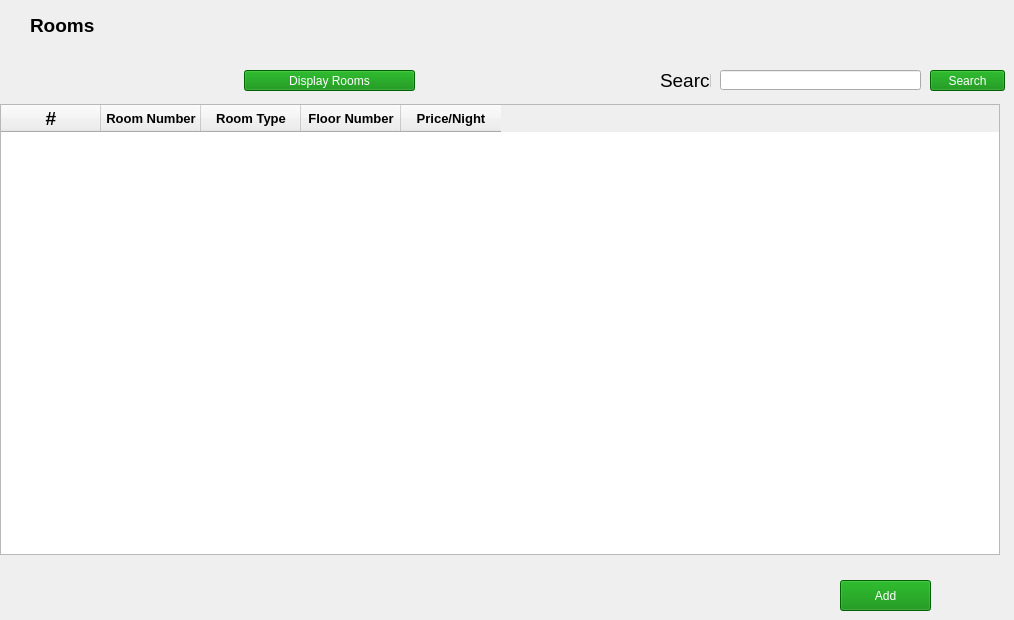
        <widget class="QWidget" name="tab_4">
         <attribute name="title">
          <string>Rooms</string>
         </attribute>
         <widget class="QPushButton" name="pushButton_10">
          <property name="geometry">
           <rect>
            <x>840</x>
            <y>580</y>
            <width>91</width>
            <height>31</height>
           </rect>
          </property>
          <property name="styleSheet">
           <string notr="true">QPushButton {
	
	font: 75 16pt &quot;Segoe UI&quot;;
	
	background-color: rgb(0, 136, 0);
	color: rgb(255, 255, 255);
 }

QPushButton::hover
{

	
	background-color: rgb(0, 255, 0);
}</string>
          </property>
          <property name="text">
           <string>Add</string>
          </property>
         </widget>
         <widget class="QTableWidget" name="tableWidget">
          <property name="geometry">
           <rect>
            <x>0</x>
            <y>104</y>
            <width>1000</width>
            <height>451</height>
           </rect>
          </property>
          <column>
           <property name="text">
            <string>#</string>
           </property>
           <property name="font">
            <font>
             <pointsize>14</pointsize>
             <weight>75</weight>
             <bold>true</bold>
            </font>
           </property>
           <property name="textAlignment">
            <set>AlignCenter</set>
           </property>
          </column>
          <column>
           <property name="text">
            <string>Room Number</string>
           </property>
           <property name="font">
            <font>
             <pointsize>10</pointsize>
             <weight>75</weight>
             <bold>true</bold>
            </font>
           </property>
           <property name="textAlignment">
            <set>AlignCenter</set>
           </property>
          </column>
          <column>
           <property name="text">
            <string>Room Type</string>
           </property>
           <property name="font">
            <font>
             <pointsize>10</pointsize>
             <weight>75</weight>
             <bold>true</bold>
            </font>
           </property>
           <property name="textAlignment">
            <set>AlignCenter</set>
           </property>
          </column>
          <column>
           <property name="text">
            <string>Floor Number</string>
           </property>
           <property name="font">
            <font>
             <pointsize>10</pointsize>
             <weight>75</weight>
             <bold>true</bold>
            </font>
           </property>
           <property name="textAlignment">
            <set>AlignCenter</set>
           </property>
          </column>
          <column>
           <property name="text">
            <string>Price/Night</string>
           </property>
           <property name="font">
            <font>
             <pointsize>10</pointsize>
             <weight>75</weight>
             <bold>true</bold>
            </font>
           </property>
           <property name="textAlignment">
            <set>AlignCenter</set>
           </property>
          </column>
         </widget>
         <widget class="QLabel" name="label">
          <property name="geometry">
           <rect>
            <x>30</x>
            <y>10</y>
            <width>71</width>
            <height>31</height>
           </rect>
          </property>
          <property name="font">
           <font>
            <family>Segoe UI</family>
            <pointsize>14</pointsize>
            <weight>75</weight>
            <italic>false</italic>
            <bold>true</bold>
           </font>
          </property>
          <property name="styleSheet">
           <string notr="true">QLabel{
font-weight:bold;
}</string>
          </property>
          <property name="text">
           <string>Rooms</string>
          </property>
         </widget>
         <widget class="QLabel" name="label_78">
          <property name="geometry">
           <rect>
            <x>660</x>
            <y>70</y>
            <width>51</width>
            <height>21</height>
           </rect>
          </property>
          <property name="font">
           <font>
            <family>Segoe UI</family>
            <pointsize>14</pointsize>
            <weight>9</weight>
            <italic>false</italic>
            <bold>false</bold>
           </font>
          </property>
          <property name="text">
           <string>Search</string>
          </property>
         </widget>
         <widget class="QLineEdit" name="lineEdit_47">
          <property name="geometry">
           <rect>
            <x>720</x>
            <y>70</y>
            <width>201</width>
            <height>20</height>
           </rect>
          </property>
         </widget>
         <widget class="QPushButton" name="pushButton_38">
          <property name="geometry">
           <rect>
            <x>244</x>
            <y>70</y>
            <width>171</width>
            <height>21</height>
           </rect>
          </property>
          <property name="styleSheet">
           <string notr="true">QPushButton {
	
	font: 75 10pt &quot;Segoe UI&quot;;
	
	background-color: rgb(0, 136, 0);
	color: rgb(255, 255, 255);
 }

QPushButton::hover
{

	
	background-color: rgb(0, 255, 0);
}</string>
          </property>
          <property name="text">
           <string>  Display Rooms  </string>
          </property>
         </widget>
         <widget class="QPushButton" name="pushButton_41">
          <property name="geometry">
           <rect>
            <x>930</x>
            <y>70</y>
            <width>75</width>
            <height>21</height>
           </rect>
          </property>
          <property name="styleSheet">
           <string notr="true">QPushButton {
	
	font: 75 10pt &quot;Segoe UI&quot;;
	
	background-color: rgb(0, 136, 0);
	color: rgb(255, 255, 255);
 }

QPushButton::hover
{

	
	background-color: rgb(0, 255, 0);
}</string>
          </property>
          <property name="text">
           <string>Search</string>
          </property>
         </widget>
        </widget>
